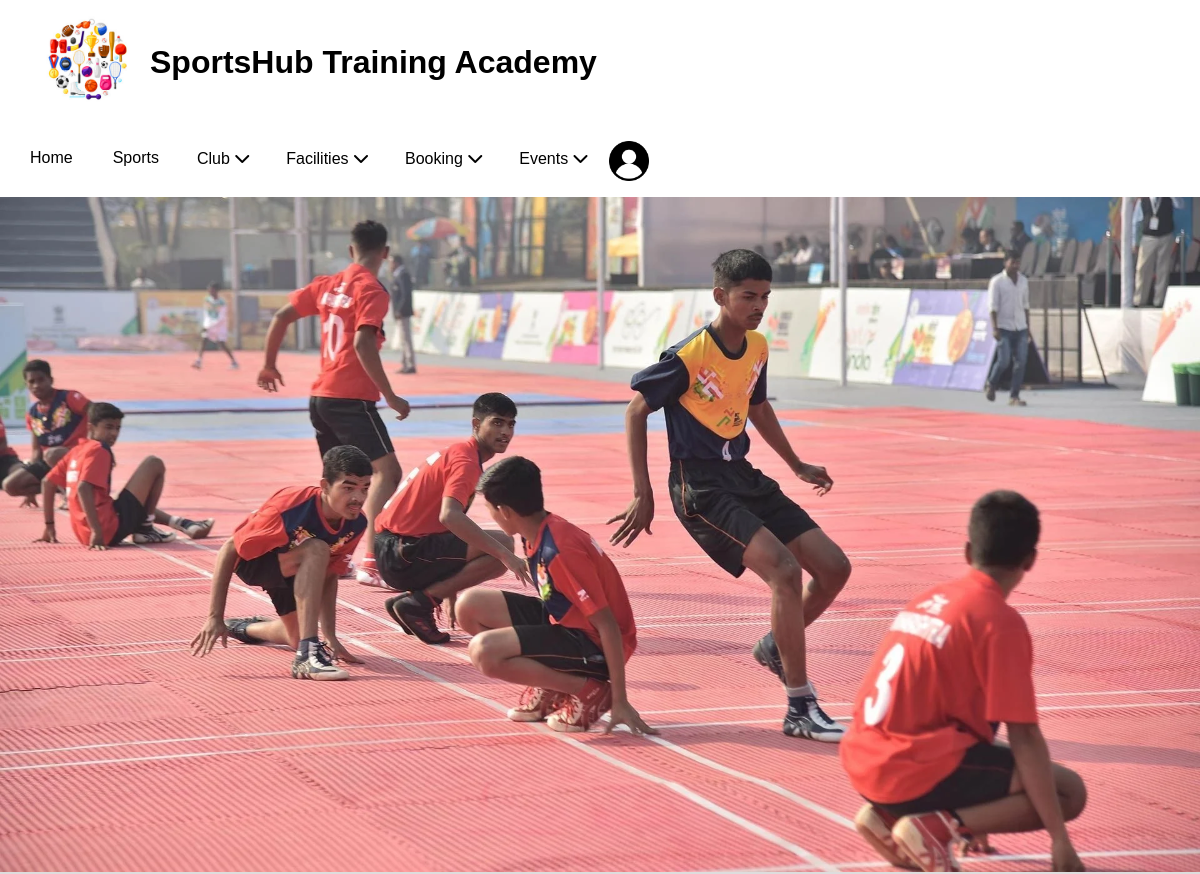
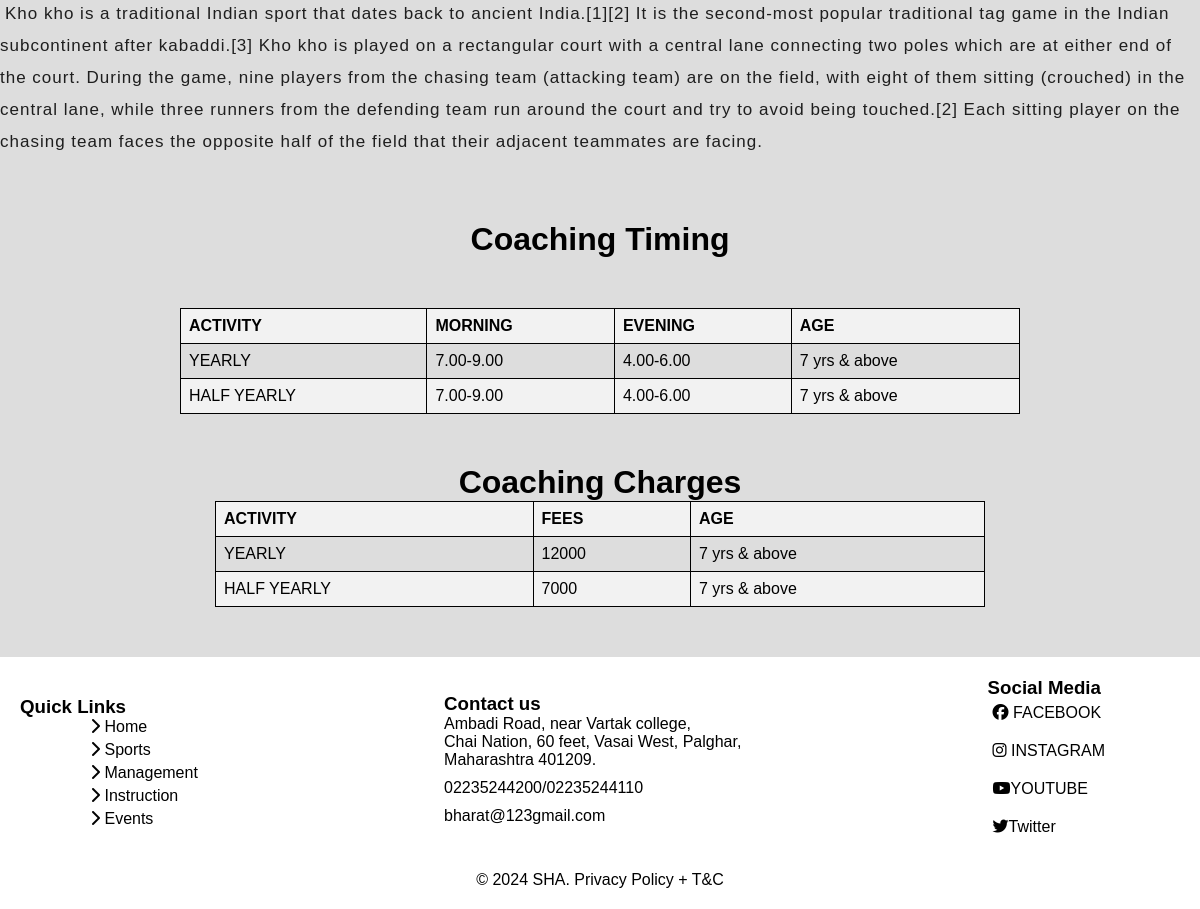
/sport/?page=kho-kho, run on the app's committed database (2 pictures, top to bottom).
### sports/models.py (models this page shows)
class Sport(models.Model):
    name = models.CharField(max_length = 100)
    image = models.ImageField(upload_to='sport_img',default='user.png',blank=True,null=True)
    description = models.CharField(max_length = 1000)

### sports/views.py (the view)
# urls.py: path('sport/', views.sports , name = 'sports'),
def sports(request):
    page = request.GET.get('page')
    if page is not None:
        sport = Sport.objects.filter(name = page).first()
        print(sport)
        print(page)
        return render(request, 'sports.html' , {'sport': sport , 'page': 1})
    else:
        sports = Sport.objects.all()
        return render(request, 'sports.html' , {'sports': sports , 'page': 0})

### templates/sports.html (shortened to what this page needs)
{% extends 'base.html' %}
{% load static %}
{% block content %}
  {% if page == 0 %}
  <div class="cr1">
{% for sport in sports %}
<div class="card">
  <img class="card-image" src="{{sport.image.url}}" alt="Cricket Image">
  <div class="card-content">
      <h2 class="card-title">{{sport.name}}</h2>
      <p class="card-description" style="margin-top: 20px;">{{sport.description}}</p><br>
      <a href="/sport/?page={{sport.name}}">Read more..</a>
  </div>
</div>
{% endfor %}
</div>
{% else %}
<img src="{{sport.image.url}}" alt="Your Image" style="background-size: 1180px 720px;">
<div class="infromation">
<h1 class="info" style="text-indent: 5px;">{{sport.description}}</h1>
</div>
<div class="co-info">
    <h1> Coaching Timing  </h1>
</div>
<div class="tab-info">
    <center><table>
        <thead>
          <tr>
            <th colspan="2">ACTIVITY</th>
            <th colspan="2">MORNING</th>
            <th colspan="2">EVENING</th>
            <th colspan="2">AGE</th>
          </tr>
        </thead>
        <tbody>
            <tr>
                <td colspan="2">YEARLY</td>
                <td colspan="2">7.00-9.00</td>
                <td colspan="2">4.00-6.00</td>
                <td colspan="2">7 yrs & above</td>
              </tr>
          <tr>
            <td colspan="2"> HALF YEARLY</td>
            <td colspan="2">7.00-9.00</td>
            <td colspan="2">4.00-6.00</td>
            <td colspan="2">7 yrs & above</td>
          </tr>
        </tbody>
      </table>
</div></center>
<div class="co-info">
    <h1> Coaching Charges </h1>
   <center> <table>
        <thead>
            <tr>
              <th colspan="2">ACTIVITY</th>
              <th colspan="2">FEES</th>
              <th colspan="2">AGE</th>
            </tr>
          </thead>
          <tbody>
            <tr>
                <td colspan="2">YEARLY</td>
                <td colspan="2"> 12000</td>
                <td colspan="2">7 yrs & above</td>
              </tr>
          <tr>
            <td colspan="2"> HALF YEARLY</td>
            <td colspan="2"> 7000</td>
            <td colspan="2">7 yrs & above</td>
          </tr>
        </tbody>
    </table>
</div></center>
{% endif %}
{% endblock %}

### static/style.css (style rules this page uses)
* { margin: 0; padding: 0; box-sizing: border-box; }
body { background-color: #ddd; min-height: 100vh; flex-direction: column; display: flex; font-family: 'Montserrat', sans-serif; }

### templates/sports.html (style rules this page uses)
.info { font-family: 'Montserrat', sans-serif; font-size: 17px; line-height: 32px; color: #1e1e1e; font-weight: 430; letter-spacing: 1px; margin-bottom: 13px; }
.co-info { font-family: 'Montserrat', sans-serif; text-align: center; margin: 50px; }
table { border-collapse: collapse; width: 70%; }
th, td { border: 1px solid black; padding: 8px; text-align: left; }
th { background-color: #f2f2f2; }
tr:nth-child(even) { background-color: #f2f2f2; }

### data on the page
Sport: image (picture), description "Kho kho is a traditional Indian sport that dates back to ancient India.[1][2] It is the second-most popular traditional tag game in the Indian subcontinent after kabaddi.[3] Kho kho is played on a rectangular court with a central lane connecting two poles which are at either end of the court. During the game, nine players from the chasing team (attacking team) are on the field, with eight of them sitting (crouched) in the central lane, while three runners from the defending team run around the court and try to avoid being touched.[2] Each sitting player on the chasing team faces the opposite half of the field that their adjacent teammates are facing."
